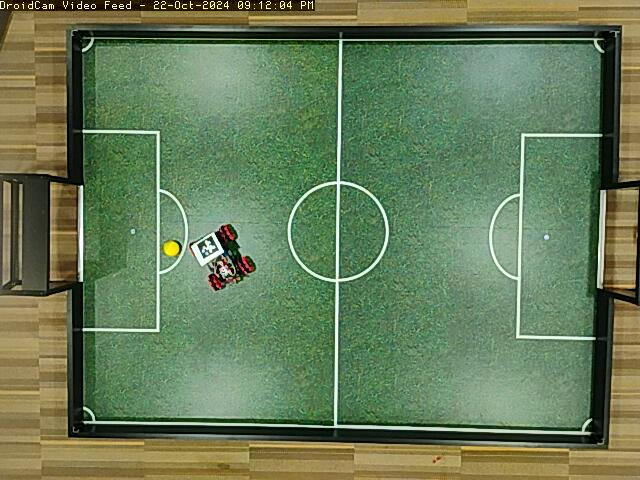
#> input picture utils/yolo/droidcam-20241022-211204.jpg, 640 x 480 px, given in place of the camera
$ python approch2.py
#> lines starting #> are read from the running program, lines starting #| are printed output that depends on the picture; after the words box and inside, x2 and y2 are one past the last pixel; in counts of white or black regions, pixels touching at a corner belong together
import cv2
import numpy as np

# Function to detect objects based on color
def detect_objects(frame, playground_color_range, yellow_bot_range, yellow_ball_range, opponent_bot_range):
    hsv = cv2.cvtColor(frame, cv2.COLOR_BGR2HSV)

    # Detect playground (dominant color as background)
    playground_mask = cv2.inRange(hsv, playground_color_range[0], playground_color_range[1])

    # Detect yellow bot
    bot_mask = cv2.inRange(hsv, yellow_bot_range[0], yellow_bot_range[1])

    # Detect yellow balls
    ball_mask = cv2.inRange(hsv, yellow_ball_range[0], yellow_ball_range[1])

    # Detect opponent bot (assuming a color distinct from the bot and playground)
    opponent_mask = cv2.inRange(hsv, opponent_bot_range[0], opponent_bot_range[1])

    # Remove playground from bot, ball, and opponent detection
    bot_mask = cv2.bitwise_and(bot_mask, bot_mask, mask=cv2.bitwise_not(playground_mask))
    ball_mask = cv2.bitwise_and(ball_mask, ball_mask, mask=cv2.bitwise_not(playground_mask))
    opponent_mask = cv2.bitwise_and(opponent_mask, opponent_mask, mask=cv2.bitwise_not(playground_mask))

    # Find contours for bot, ball, and opponent
    contours_bot, _ = cv2.findContours(bot_mask, cv2.RETR_EXTERNAL, cv2.CHAIN_APPROX_SIMPLE)
    contours_ball, _ = cv2.findContours(ball_mask, cv2.RETR_EXTERNAL, cv2.CHAIN_APPROX_SIMPLE)
    contours_opponent, _ = cv2.findContours(opponent_mask, cv2.RETR_EXTERNAL, cv2.CHAIN_APPROX_SIMPLE)

    return contours_bot, contours_ball, contours_opponent

# Function to detect goalposts based on the arena's geometry
def detect_goalpost(frame):
    height, width, _ = frame.shape
    goalpost_left = (int(width * 0.05), int(height / 2))  # Left goalpost
    goalpost_right = (int(width * 0.95), int(height / 2))  # Right goalpost
    return goalpost_left, goalpost_right

# Function to calculate distance and angle between two points
def calculate_distance_angle(point1, point2):
    dx = point2[0] - point1[0]
    dy = point2[1] - point1[1]
    distance = np.sqrt(dx**2 + dy**2)
    angle = np.arctan2(dy, dx) * 180 / np.pi
    return distance, angle

# Function to find nearest unblocked ball
def find_nearest_ball(bot_center, ball_centers, opponent_center):
    distances = []
    for ball_center in ball_centers:
        # Check if the ball is blocked by the opponent bot
        if opponent_center is not None:
            distance_to_opponent, _ = calculate_distance_angle(bot_center, opponent_center)
            distance_to_ball, _ = calculate_distance_angle(bot_center, ball_center)
            if distance_to_opponent < distance_to_ball:
                # If opponent is closer to the bot than the ball, skip this ball (blocked)
                continue
        distance, angle = calculate_distance_angle(bot_center, ball_center)
        distances.append((distance, ball_center, angle))

    # Sort balls by distance (greedy approach)
    distances.sort(key=lambda x: x[0])
    return distances[0] if distances else (None, None, None)

# Main function to run the bot detection and movement logic
def main():
    cap = cv2.VideoCapture(0)

    # Define the color ranges for playground, bot, ball, and opponent in HSV
    playground_color_range = [(35, 40, 40), (85, 255, 255)]  # Example green playground
    yellow_bot_range = [(25, 100, 100), (35, 255, 255)]  # Yellow square for bot
    yellow_ball_range = [(20, 100, 100), (30, 255, 255)]  # Yellow circle for balls
    opponent_bot_range = [(0, 100, 100), (10, 255, 255)]  # Example red for opponent bot

    while True:
        ret, frame = cap.read()
#> frame is the input picture: shape (480, 640, 3); mean B, G, R 88.4, 124.2, 104.2
        if not ret:
            break

        # Detect objects (bot, balls, opponent)
        contours_bot, contours_ball, contours_opponent = detect_objects(
            frame, playground_color_range, yellow_bot_range, yellow_ball_range, opponent_bot_range)
#> in detect_objects, `hsv = cv2.cvtColor(frame, cv2.COLOR_BGR2HSV)`: hsv: shape (480, 640, 3); mean H, S, V 51.1, 94.6, 128.8
#> in detect_objects, `playground_mask = cv2.inRange(hsv, playground_color_range[0], playgrou..`:
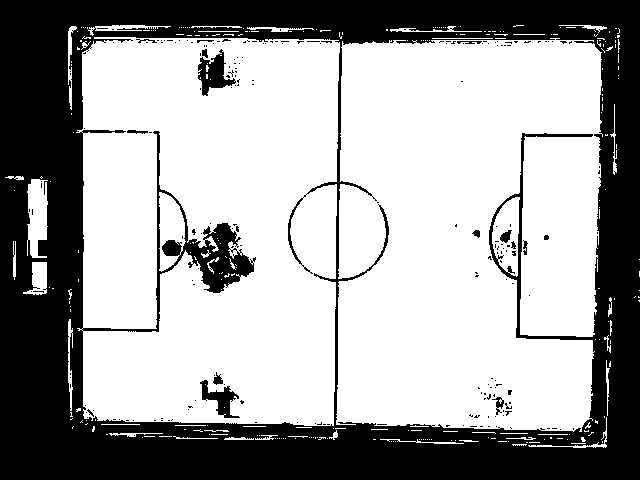
#> playground_mask: shape (480, 640); 63% white; 202 black regions (187 under 20 px), largest, box (x1, y1, x2, y2) and area: (0, 0, 640, 480) 110891, (198, 49, 236, 96) 819, (200, 380, 240, 418) 597
#> in detect_objects, `bot_mask = cv2.inRange(hsv, yellow_bot_range[0], yellow_bot_range[1])`:
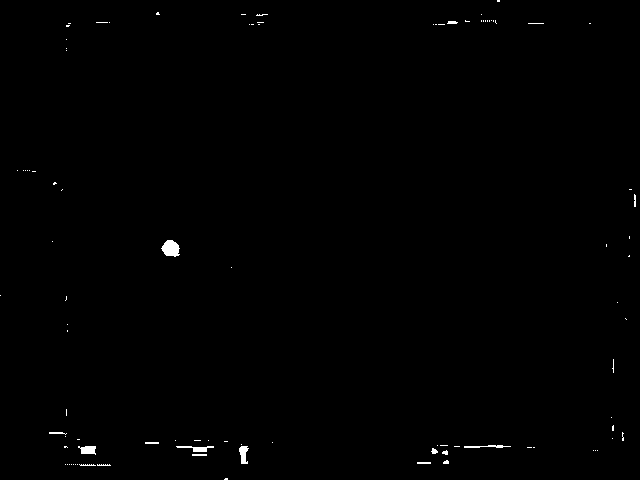
#> bot_mask: shape (480, 640); 0.4% white; 97 white regions (82 under 20 px), largest, box (x1, y1, x2, y2) and area: (161, 240, 180, 257) 230, (78, 446, 96, 455) 118, (239, 446, 249, 464) 118
#> in detect_objects, `ball_mask = cv2.inRange(hsv, yellow_ball_range[0], yellow_ball_range[1])`:
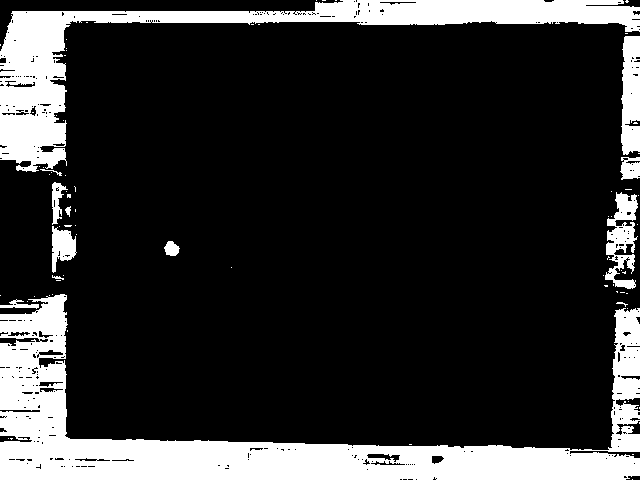
#> ball_mask: shape (480, 640); 18.9% white; 77 white regions (64 under 20 px), largest, box (x1, y1, x2, y2) and area: (0, 294, 640, 480) 33340, (0, 0, 640, 172) 19205, (621, 36, 640, 155) 1946
#> in detect_objects, `opponent_mask = cv2.inRange(hsv, opponent_bot_range[0], opponent_bot_r..`:
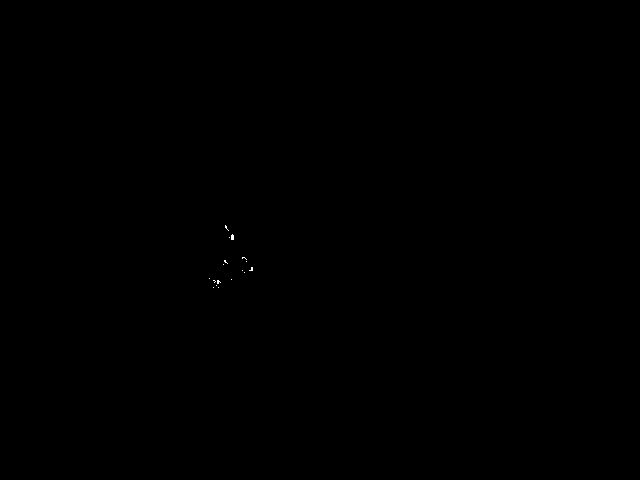
#> opponent_mask: shape (480, 640); 0.02% white in thin lines or dots, all inside (x1, y1, x2, y2) = (209, 225, 253, 288)
#> in detect_objects, `bot_mask = cv2.bitwise_and(bot_mask, bot_mask, mask=cv2.bitwise_not(pl..`: bot_mask: shape (480, 640); 0.4% white; 97 white regions (82 under 20 px)
#> in detect_objects, `contours_bot, _ = cv2.findContours(bot_mask, cv2.RETR_EXTERNAL, cv2.CH..`: contours_bot = 97 contours, 92 with area under 20; largest, box (x1, y1, x2, y2) and area: (162, 240, 180, 256) 196, (78, 446, 96, 455) 93, (239, 446, 249, 464) 92, (176, 446, 214, 452) 74, (464, 445, 511, 448) 36
#> in detect_objects, `contours_ball, _ = cv2.findContours(ball_mask, cv2.RETR_EXTERNAL, cv2...`: contours_ball = 76 contours, 66 with area under 20; largest, box (x1, y1, x2, y2) and area: (0, 294, 640, 480) 33132, (0, 0, 640, 172) 18680, (621, 36, 640, 155) 1808, (605, 192, 638, 289) 1504, (52, 226, 77, 273) 644
#> in detect_objects, `contours_opponent, _ = cv2.findContours(opponent_mask, cv2.RETR_EXTERN..`: contours_opponent = 17 contours, all with area under 20
#> contours_opponent = 17 contours, all with area under 20

        # Detect goalposts
        goalpost_left, goalpost_right = detect_goalpost(frame)
#> goalpost_left = (32, 240); goalpost_right = (608, 240)

        # Draw goalposts
        cv2.circle(frame, goalpost_left, 10, (255, 0, 0), -1)  # Blue left goalpost
        cv2.circle(frame, goalpost_right, 10, (255, 0, 0), -1)  # Blue right goalpost
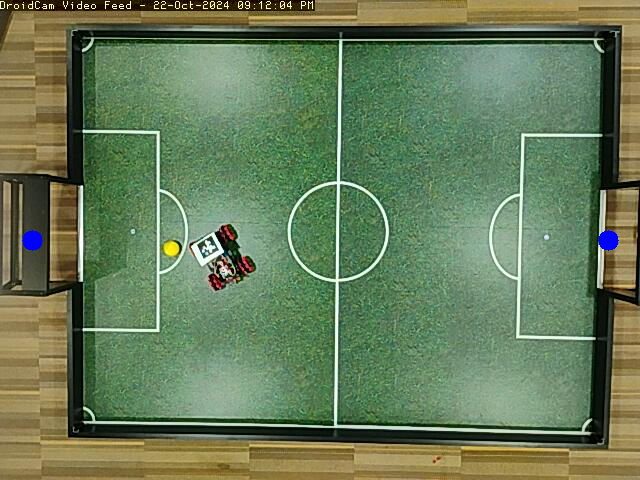
#> frame: shape (480, 640, 3); mean B, G, R 88.8, 124, 103.9

        bot_center = None
        ball_centers = []
        opponent_center = None

        # Process bot contours
        for contour in contours_bot:
            if cv2.contourArea(contour) > 500:  # Filter small contours
                x, y, w, h = cv2.boundingRect(contour)
                bot_center = (x + w // 2, y + h // 2)
                cv2.rectangle(frame, (x, y), (x + w, y + h), (0, 255, 0), 2)  # Green for bot
#> this loop made 97 passes
#> contour on passes 1, 4, 5, 6, 7, 8, 9, 10, 11, 13, 14, 15: [[225, 478], [224, 479], [227, 479], [227, 478]], [[77, 464]], [[75, 464]], [[73, 464]], [[71, 464]], [[69, 464]], [[67, 464]], [[65, 464]], [[417, 462], [417, 463], [430, 463], [430, 462]], [[192, 454], [192, 455], [206, 455], [206, 454]], [[597, 450]], [[595, 450]]

        # Process ball contours (limit to 10 balls)
        for contour in contours_ball:
            if len(ball_centers) < 10 and cv2.contourArea(contour) > 100:  # Filter small contours
                (x, y), radius = cv2.minEnclosingCircle(contour)
                ball_center = (int(x), int(y))
                ball_centers.append(ball_center)
                cv2.circle(frame, ball_center, int(radius), (0, 255, 255), 2)  # Yellow for balls
#> this loop made 76 passes
#> (x, y, radius, ball_center) on passes 13, 17, 32, 35, 50, 73: (19, 305.5, 19.06, (19, 305)), (319.5, 393.5, 330.7, (319, 393)), (171.2, 248.1, 7.83, (171, 248)), (55.7, 248.9, 23.23, (55, 248)), (53.5, 203, 21.05, (53, 203)), (319.5, 83, 328.4, (319, 83))
#> (x, y, radius) on passes 45, 57, 67: (624, 240, 48.66), (630, 168, 14.21), (631, 95, 59.54)
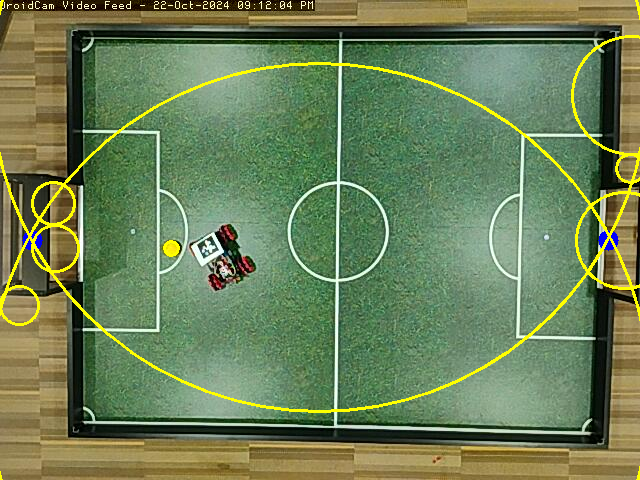
#> frame: shape (480, 640, 3); 2.54% of pixels changed, all inside (x1, y1, x2, y2) = (0, 0, 640, 480)
#> after the loop, ball_centers = [(19, 305), (319, 393), (171, 248), (55, 248), (624, 240), (53, 203), (630, 168), (631, 95), (319, 83)]

        # Process the opponent bot contours (we'll take only the largest one)
        if contours_opponent:
            largest_opponent = max(contours_opponent, key=cv2.contourArea)
#> largest_opponent = [[232, 234], [231, 235], [231, 239], [233, 239], [233, 235]]
            if cv2.contourArea(largest_opponent) > 500:  # Filter small contours
                x, y, w, h = cv2.boundingRect(largest_opponent)
                opponent_center = (x + w // 2, y + h // 2)
                cv2.rectangle(frame, (x, y), (x + w, y + h), (0, 0, 255), 2)  # Red for opponent bot

        # If bot is detected, find the nearest unblocked ball
        if bot_center is not None and ball_centers:
            nearest_distance, nearest_ball, nearest_angle = find_nearest_ball(bot_center, ball_centers, opponent_center)

            # Output positions of balls, opponent, and nearest ball
            print("Bot Position:", bot_center)
            for i, ball_center in enumerate(ball_centers):
                distance, _ = calculate_distance_angle(bot_center, ball_center)
                print(f"Ball {i+1} Position: {ball_center}, Distance: {distance:.2f}")

            if opponent_center is not None:
                print(f"Opponent Position: {opponent_center}")

            if nearest_ball is not None:
                print(f"Nearest Ball Position: {nearest_ball}, Distance: {nearest_distance:.2f}, Angle: {nearest_angle:.2f}")
                # Visualize path to nearest ball
                cv2.line(frame, bot_center, nearest_ball, (0, 255, 255), 2)

                # Decide movement based on the nearest ball's position
                if nearest_angle > 10:  # Example: if angle is greater than 10 degrees, turn right
                    print("Move Right")
                elif nearest_angle < -10:  # Example: if angle is less than -10 degrees, turn left
                    print("Move Left")
                else:
                    print("Move Forward")

        # Defend the goal if the opponent is near the goalpost
        if opponent_center is not None:
            distance_to_goal_left, _ = calculate_distance_angle(opponent_center, goalpost_left)
            distance_to_goal_right, _ = calculate_distance_angle(opponent_center, goalpost_right)

            if distance_to_goal_left < 100 or distance_to_goal_right < 100:  # Opponent near goal
                print("Defend the Goal")

        # Display the result
        cv2.imshow('Arena', frame)

        if cv2.waitKey(1) & 0xFF == ord('q'):
#> (key q is pressed here)
            break

    cap.release()
    cv2.destroyAllWindows()

if __name__ == '__main__':
    main()
